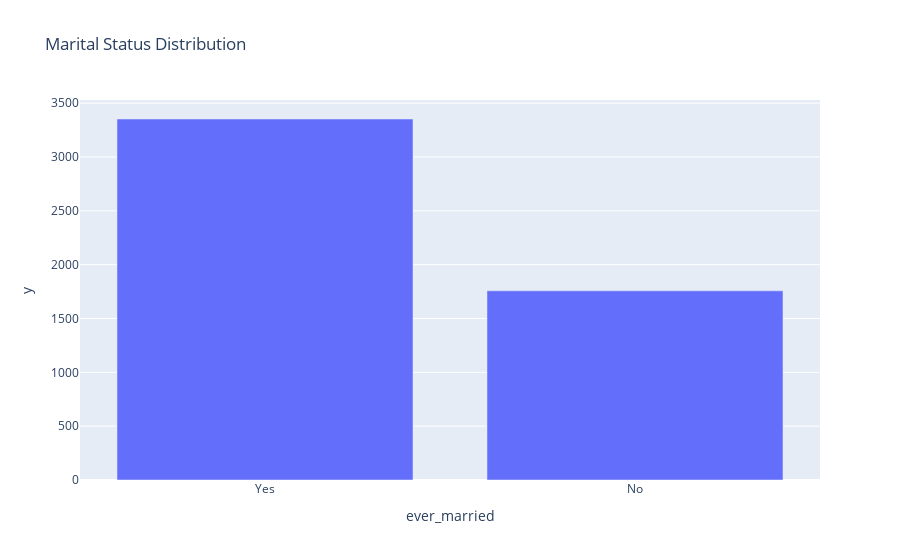

Notebook source saved alongside this figure:
### Code cell
# distribution of the martial status column
married_count = stroke['ever_married'].value_counts()
fig_married = px.bar(married_count, 
                     x=married_count.index, 
                     y=married_count.values, 
                     title='Marital Status Distribution')
fig_married.show()

### Figure 1 — Plotly figure (JSON) as saved in the notebook; plotly's stock layout.template omitted (floating-point values rounded to 4 significant figures)
{"data": [{"alignmentgroup": "True", "hovertemplate": "ever_married=%{x}<br>y=%{y}<extra></extra>", "legendgroup": "", "marker": {"color": "#636efa", "pattern": {"shape": ""}}, "name": "", "offsetgroup": "", "orientation": "v", "showlegend": false, "textposition": "auto", "type": "bar", "x": ["Yes", "No"], "xaxis": "x", "y": [3353, 1757], "yaxis": "y"}], "layout": {"barmode": "relative", "legend": {"tracegroupgap": 0}, "title": {"text": "Marital Status Distribution"}, "xaxis": {"anchor": "y", "domain": [0, 1], "title": {"text": "ever_married"}}, "yaxis": {"anchor": "x", "domain": [0, 1], "title": {"text": "y"}}}}
